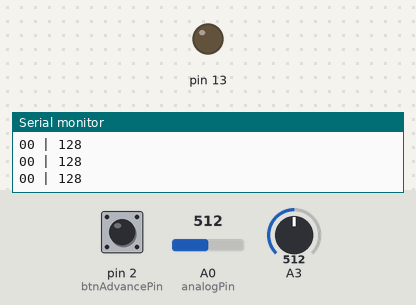
The sketch below on a simulated Arduino Uno, built with avr-gcc and run on an emulated ATmega328P. Shown: output pins drawn as LEDs (lit = HIGH), the last lines printed to the serial monitor. Dashed ring = blinking. Inputs (shaded band) come from the test bench; at power-on: pin 2 (btnAdvancePin) HIGH, A0 (analogPin) = 512, A3 = 512. Pins used as bus, display or sensor lines are not drawn.

Above: at 1.2 s.
1.3 s: pin 2 (btnAdvancePin) pulled LOW for 0.15 s
At 1.51 s:
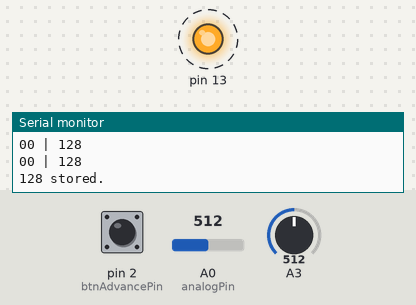
4.3 s: pin 2 (btnAdvancePin) pulled LOW for 3.2 s
At 9.6 s:
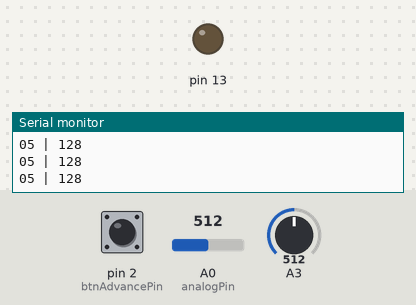
Timing chart, 0 to 11.1 s (numbered marks = the images above; inputs shaded):
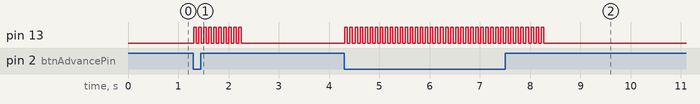

Measured:
- after the input at 1.3 s, pin 13: alternates HIGH for 0.05 s and LOW for 0.05 s, 20 changes in all, then stays LOW, starting at once
- after the input at 4.3 s, pin 13: alternates HIGH for 0.05 s and LOW for 0.05 s, 80 changes in all, then stays LOW, starting at once

The sketch:

SensoValueChecker_Debugging.ino
```cpp
#include <EEPROM.h>

//pins used for buttons
const byte btnAdvancePin = 2;

//Select the pins that will count for the A,B,C, and D
const byte muxPinA = 7;
const byte muxPinB = 8;
const byte muxPinC = 9;
const byte muxPinD = 10;

//constants to describe sensor matrix
const byte numOfSensors = 96;
const byte numOfRows = 12;
const byte numOfCols = 8;

//loop variables
const int loopDelay = 100;

//constants throughout the code
const byte adcDelay = 100;

byte muxPin = 0;
byte analogPin = 0;

//storage of maxes
byte minVals[numOfRows][numOfCols];

//Function to blink the onboard LED of the UNO over 1 second
void BlinkLEDs(int blinkCount, int blinkTime)
{
  int delayAmount = ((blinkTime*1000) / (blinkCount * 2));

  for (int i = 0; i < blinkCount; i++)
  {
    digitalWrite(13, HIGH);
    delay(delayAmount);
    digitalWrite(13, LOW);
    delay(delayAmount);
  }
}

void SetMUX()
{
  bool pinAval, pinBval, pinCval, pinDval = 0;    //bit storage of each input pin
  byte readPin = muxPin;                          //storage of pin number to work with

  //convert the decimal pin number to binary
  pinAval = readPin % 2;
  readPin /= 2;
  pinBval = readPin % 2;
  readPin /= 2;
  pinCval = readPin % 2;
  readPin /= 2;
  pinDval = readPin % 2;

  //set the pins of all MUXes
  digitalWrite(muxPinA, pinAval);
  digitalWrite(muxPinB, pinBval);
  digitalWrite(muxPinC, pinCval);
  digitalWrite(muxPinD, pinDval);
}

void RowCol2Pins(byte row, byte col)
{
  //use the equation below to convert the row and column to mux pin and analog pin
  //Each analog pin controls 16 mux pins
  analogPin = 14 + (row / 4) + (col / 4 * 3);
  muxPin = (row % 4) * 4 + (col % 4);
}

void setup()
{
  // put your setup code here, to run once:
  pinMode(13, OUTPUT);
  pinMode(muxPinA, OUTPUT);
  pinMode(muxPinB, OUTPUT);
  pinMode(muxPinC, OUTPUT);
  pinMode(muxPinD, OUTPUT);
  pinMode(btnAdvancePin, INPUT_PULLUP);

  Serial.begin(9600);

  for(int row = 0; row < numOfRows; row++)
  {
    for(int col = 0; col < numOfCols; col++)
    {
      minVals[row][col] = 255;
    }
  }
}

void loop()
{

  // put your main code here, to run repeatedly:
  for(byte row = 0; row < numOfRows; row++)
  {
    for(byte col = 0; col < numOfCols; col++)
    {
      volatile uint8_t voltStorage = 0;
      while(digitalRead(btnAdvancePin) == HIGH)
      {
        RowCol2Pins(row, col);
        SetMUX();
        voltStorage = (byte) (analogRead(analogPin) / 4);
        Serial.print(row);
        Serial.print(col);
        Serial.print(" | ");
        Serial.println(voltStorage);

        byte lastValue = minVals[row][col];
        if(voltStorage < lastValue)
          minVals[row][col] = voltStorage;
        delay(loopDelay);
      }
      Serial.print(minVals[row][col]);
      Serial.println(" stored.");
      BlinkLEDs(10, 1);
    }
  }
  while(true)
  {
    Serial.println("---------------------------------------");
    for (int row = 0; row < numOfRows; row++)
    {
      for (int col = 0; col < numOfCols; col++)
      {
        Serial.print(minVals[row][col]);
        Serial.print("  ");
      }
      Serial.println(" ");
    }
    Serial.println("-----------------------------------------");
    BlinkLEDs(2, 1);
  }
}
```
